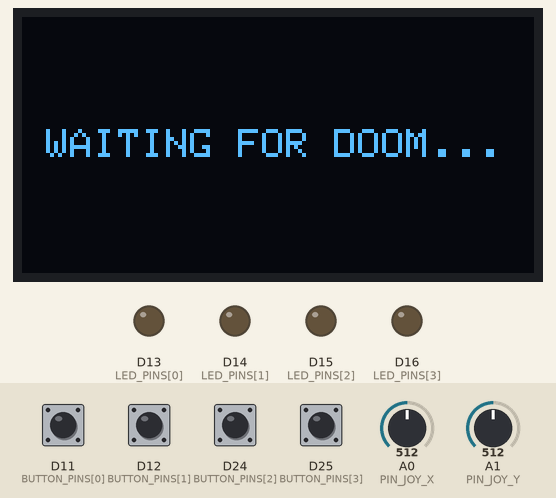
The sketch below on a simulated Arduino Due. On the bench: 128×64 one-colour display, output pins drawn as LEDs (lit = HIGH). Inputs (shaded band) come from the test bench; at power-on: D11 (BUTTON_PINS[0]), D12 (BUTTON_PINS[1]), D24 (BUTTON_PINS[2]), D25 (BUTTON_PINS[3]) HIGH, A0 (PIN_JOY_X) = 512, A1 (PIN_JOY_Y) = 512 (analog values on the 0–1023 scale). What the sketch prints to the serial monitor is not drawn.

Above: at 1.5 s.
1.6 s: A0 (PIN_JOY_X) set to 569
4.6 s: A0 (PIN_JOY_X) set to 603
6.1 s: A1 (PIN_JOY_Y) set to 579
8.7 s: A1 (PIN_JOY_Y) set to 598
Timing chart, 0 to 11.7 s (numbered marks = the images above; inputs shaded):
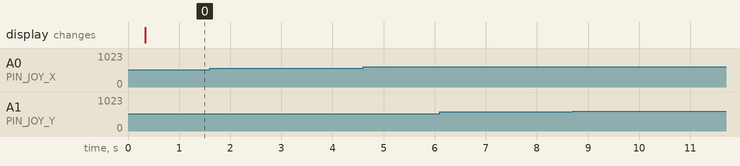

Measured:
- after the input at 1.6 s, every drawn part: stays the same
- after the input at 4.6 s, every drawn part: stays the same
- after the input at 6.1 s, every drawn part: stays the same
- after the input at 8.7 s, every drawn part: stays the same

The sketch:

nu40_doom_screen.ino
```cpp
/*
  A안 펌웨어 — 보드를 "Doom 전용 화면 + 컨트롤러"로 만든다.
  게임 연산은 맥의 host/doomgeneric_nu40.c 가 한다. 보드는 받은 그림을 그리고
  조이스틱·버튼 상태를 돌려보낸다.

  보드가 혼자 3D를 돌리는 쪽은 firmware/nu40_doom 이다.

  프로토콜
    PC -> 보드 : 0xA5 0x5A, 체력 1바이트, 프레임 1024바이트 (SSD1306 페이지 포맷)
    보드 -> PC : 0x49('I'), 입력비트 하위, 입력비트 상위   (30ms 마다, 바뀔 때는 즉시)

  배선은 firmware/nu40_doom 과 완전히 같다.
*/

#include <Wire.h>
#include <Adafruit_GFX.h>
#include <Adafruit_SSD1306.h>

#define SCREEN_WIDTH  128
#define SCREEN_HEIGHT 64
#define FB_BYTES      (SCREEN_WIDTH * SCREEN_HEIGHT / 8)
Adafruit_SSD1306 display(SCREEN_WIDTH, SCREEN_HEIGHT, &Wire, -1);
static bool displayOk = false;

static const uint8_t PIN_JOY_X = A0;
static const uint8_t PIN_JOY_Y = A1;
static const uint8_t BUTTON_PINS[4] = { 11, 12, 24, 25 };
static const uint8_t LED_PINS[4]    = { 13, 14, 15, 16 };
static int joyCenterX = 2048, joyCenterY = 2048;
static const int JOY_DEADZONE = 300;
static bool joyPresent = false;    // 안 꽂으면 뜬 핀이라 유령 조작이 생긴다. 아예 무시한다.

// host/doomgeneric_nu40.c 의 enum 과 순서가 같아야 한다
enum {
  IN_FORWARD = 1 << 0, IN_BACK    = 1 << 1, IN_TURNL = 1 << 2, IN_TURNR = 1 << 3,
  IN_STRAFEL = 1 << 4, IN_STRAFER = 1 << 5, IN_FIRE  = 1 << 6, IN_USE   = 1 << 7,
  IN_RUN     = 1 << 8, IN_ESC     = 1 << 9, IN_ENTER = 1 << 10,
};

static uint8_t  frame[FB_BYTES];
static uint16_t framePos = 0;
static uint8_t  rxState  = 0;      // 0=0xA5 대기, 1=0x5A 대기, 2=체력, 3=프레임 수신중
static uint16_t lastMask = 0xffff;
static uint32_t lastSendMs = 0;
static uint16_t frameCount = 0;
static uint32_t fpsWindowMs = 0;

// ── 버튼 읽기: 극성을 고정하지 않는다.
// 부팅할 때 안 눌린 상태를 기준으로 잡고, 거기서 "달라지면" 눌린 것으로 본다.
// 버튼이 GND 에 물렸든 VCC 에 물렸든, 보드에 외부 저항이 어느 쪽으로 걸렸든 동작한다.
static uint8_t  btnBase[4];
static uint32_t btnHeldSince[4];

static void calibrateButtons() {
  for (int i = 0; i < 4; i++) pinMode(BUTTON_PINS[i], INPUT_PULLUP);
  delay(150);
  for (int i = 0; i < 4; i++) { btnBase[i] = digitalRead(BUTTON_PINS[i]); btnHeldSince[i] = 0; }
}

static bool btnPressed(int i) {
  uint8_t v = digitalRead(BUTTON_PINS[i]);
  bool p = (v != btnBase[i]);
  uint32_t now = millis();
  if (p) {
    if (btnHeldSince[i] == 0) btnHeldSince[i] = now;
    else if (now - btnHeldSince[i] > 5000) {
      // 5초 넘게 눌린 채로 있으면 기준값을 잘못 잡은 것이다. 다시 잡는다.
      btnBase[i] = v; btnHeldSince[i] = 0; p = false;
    }
  } else btnHeldSince[i] = 0;
  return p;
}

// 중앙값과 함께 "흔들림 폭"도 재서 조이스틱이 꽂혀 있는지 판정한다.
static void calibrateJoystick() {
  long sx = 0, sy = 0;
  int loX = 4095, hiX = 0, loY = 4095, hiY = 0;
  for (int i = 0; i < 32; i++) {
    int vx = analogRead(PIN_JOY_X), vy = analogRead(PIN_JOY_Y);
    sx += vx; sy += vy;
    if (vx < loX) loX = vx;  if (vx > hiX) hiX = vx;
    if (vy < loY) loY = vy;  if (vy > hiY) hiY = vy;
    delay(4);
  }
  joyCenterX = sx / 32; joyCenterY = sy / 32;
  int spread = (hiX - loX) > (hiY - loY) ? (hiX - loX) : (hiY - loY);
  joyPresent = spread < 120 && joyCenterX > 700 && joyCenterX < 3400
                            && joyCenterY > 700 && joyCenterY < 3400;
}

static void showHealthOnLeds(int health) {
  int lit = (health + 24) / 25;
  if (lit > 4) lit = 4;
  if (lit < 0) lit = 0;
  for (int i = 0; i < 4; i++) digitalWrite(LED_PINS[i], i < lit ? HIGH : LOW);
}

// 버튼 4개만으로 조작한다 (B안과 같은 배치).
//   1 좌회전   2 전진(문 자동으로 열림)   3 우회전   4 발사
//   1+3 = ESC 조합키. 뗄 때 맥이 누른 시간으로 판정한다:
//         0.5초 미만 = 메뉴 열기/닫기, 0.5~2.5초 = 타이틀로 리셋, 2.5초 이상 = E1M1 바로 시작
//   메뉴·타이틀 화면에서는 맥(host/doomgeneric_nu40.c)이 뜻을 바꾼다:
//         1 = 위, 3 = 아래, 4 = 확인(ENTER, 메뉴가 안 열렸으면 ESC로 메뉴 열기)
//   ENTER 전용 조합키는 없다. IN_ENTER 비트는 보드에서 보내지 않는다.
// 조이스틱은 꽂으면 추가로 먹는다.
static uint16_t readInputMask() {
  uint16_t m = 0;
  bool b1 = btnPressed(0);
  bool b2 = btnPressed(1);
  bool b3 = btnPressed(2);
  bool b4 = btnPressed(3);

  // 1+3 (좌회전+우회전) 만 조합키로 쓴다. 게임 중에 동시에 누를 일이 없는 유일한 짝이다.
  // 2+4 (전진+발사) 는 조합키로 쓰면 안 된다 — 걸어가며 쏘는 가장 기본 동작이다.
  if (b1 && b3) m |= IN_ESC;
  else {
    if (b1) m |= IN_TURNL;
    if (b3) m |= IN_TURNR;
  }
  if (b4) m |= IN_FIRE;
  if (b2) m |= IN_FORWARD | IN_USE;   // 걸어가면 앞의 문이 열린다

  if (joyPresent) {
    int dx = analogRead(PIN_JOY_X) - joyCenterX;
    int dy = analogRead(PIN_JOY_Y) - joyCenterY;
    if (dy >  JOY_DEADZONE) m |= IN_FORWARD | IN_USE;
    if (dy < -JOY_DEADZONE) m |= IN_BACK;
    if (dx >  JOY_DEADZONE) m |= IN_TURNR;
    if (dx < -JOY_DEADZONE) m |= IN_TURNL;
  }
  return m;
}

void setup() {
  Serial.begin(115200);
  calibrateButtons();          // 안 눌린 상태를 기준값으로 잡는다
  for (int i = 0; i < 4; i++) { pinMode(LED_PINS[i], OUTPUT); digitalWrite(LED_PINS[i], LOW); }
  analogReadResolution(12);
  calibrateJoystick();

  Wire.begin();
  Wire.setClock(400000);
  displayOk = display.begin(SSD1306_SWITCHCAPVCC, 0x3C);
  if (!displayOk) displayOk = display.begin(SSD1306_SWITCHCAPVCC, 0x3D);
  if (displayOk) {
    display.clearDisplay();
    display.setTextColor(SSD1306_WHITE);
    display.setCursor(0, 28);
    display.println(" WAITING FOR DOOM...");
    display.display();
    Serial.write((uint8_t)0x4B);          // 첫 프레임을 받을 준비가 됐다
  } else {
    Serial.println("ERR|OLED not found. Check wiring: SDA=P0.26 / SCL=P0.27.");
  }
  fpsWindowMs = millis();
  Serial.println("READY");
}

void loop() {
  // ── 프레임 수신
  while (Serial.available()) {
    int b = Serial.read();
    if (b < 0) break;
    switch (rxState) {
      case 0: if (b == 0xA5) rxState = 1; break;
      case 1: rxState = (b == 0x5A) ? 2 : (b == 0xA5 ? 1 : 0); break;
      case 2: showHealthOnLeds(b); rxState = 3; framePos = 0; break;
      case 3:
        frame[framePos++] = (uint8_t)b;
        if (framePos >= FB_BYTES) {
          rxState = 0;
          if (displayOk) {
            memcpy(display.getBuffer(), frame, FB_BYTES);
            display.display();
          }
          frameCount++;
          // 다 그렸다고 알린다. PC 는 이걸 받아야 다음 프레임을 보낸다.
          // 이게 없으면 PC 가 보드보다 빨라서 수신 버퍼가 넘치고 화면이 찢어진다.
          Serial.write((uint8_t)0x4B);
        }
        break;
    }
  }

  // ── 입력 전송: 바뀌면 즉시, 아니면 30ms 마다 (연결 확인용 심박)
  uint32_t now = millis();
  uint16_t m = readInputMask();
  if (m != lastMask || now - lastSendMs >= 30) {
    uint8_t pkt[3] = { 0x49, (uint8_t)(m & 0xff), (uint8_t)(m >> 8) };
    Serial.write(pkt, 3);
    lastMask = m;
    lastSendMs = now;
  }

  if (now - fpsWindowMs >= 1000) {
    Serial.print("FPS|"); Serial.println(frameCount);
    frameCount = 0;
    fpsWindowMs = now;
  }
}
```
